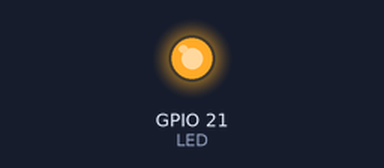
Bench run of a program on a simulated Raspberry Pi (BCM pin numbers). Shown: output pins drawn as LEDs (lit = HIGH). At 0.0 s the program stops and its outputs stay as they are.

Above: at 0.1 s.
Timing chart, 0 to 1.5 s (numbered marks = the images above):
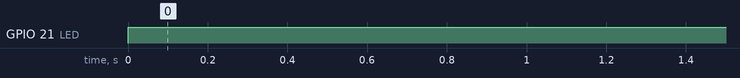

Measured:
- by itself, GPIO 21 (LED): LOW → HIGH at 0.00 s

The program:

ttl.py
```python
import RPi.GPIO as GPIO
import sys
import time

LED = 21
GPIO.setwarnings(False)
GPIO.setmode(GPIO.BCM)
GPIO.setup(LED,GPIO.OUT)


class ttl(object):
    def __init__(self):
        self.LED = 21
        GPIO.setwarnings(False)
        GPIO.setmode(GPIO.BCM)
        GPIO.setup(LED,GPIO.OUT)
        self.gpio = GPIO

    def on(self):
        self.gpio.output(self.LED,True)

    def off(self):
        self.gpio.output(self.LED,False)

if __name__ == '__main__':
    ttl = ttl()
    ttl.on()
```
